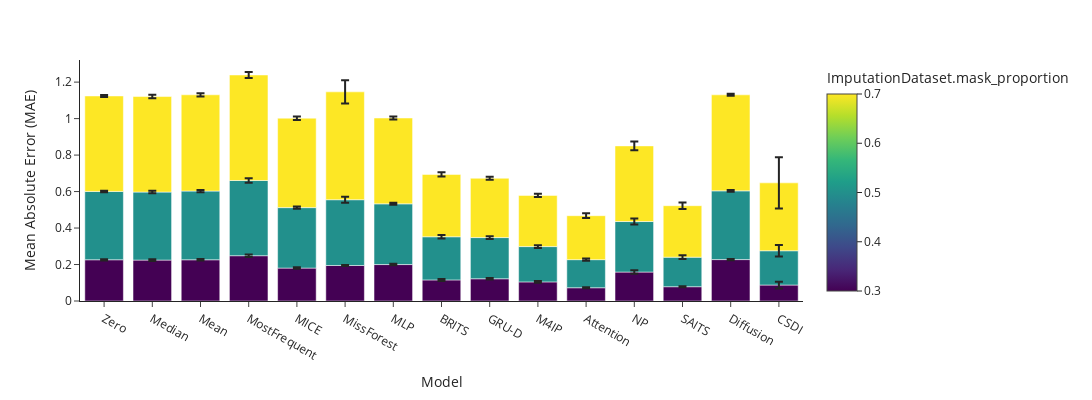

Notebook code cell kept with this figure:
### Code cell
figure.show()

### Figure 1 — Plotly figure (JSON) as saved in the notebook; plotly's stock layout.template omitted (floating-point values rounded to 4 significant figures)
{"data": [{"alignmentgroup": "True", "error_y": {"array": [0.003431, 0.004234, 0.005274, 0.005004, 0.006847, 0.009636, 0.003811, 0.005892, 0.009078, 0.006793, 0.01261, 0.01601, 0.004055, 0.006216, 0.009615, 0.003139, 0.01655, 0.0632, 0.003813, 0.005554, 0.007742, 0.005641, 0.009234, 0.01176, 0.004114, 0.007163, 0.008315, 0.004163, 0.007152, 0.008452, 0.002677, 0.006206, 0.01325, 0.009329, 0.01638, 0.02453, 0.003112, 0.01033, 0.01813, 0.003418, 0.004607, 0.005493, 0.01843, 0.03208, 0.1403]}, "hovertemplate": "Model=%{x}<br>Mean Absolute Error (MAE)=%{y}<br>ImputationDataset.mask_proportion=%{marker.color}<extra></extra>", "legendgroup": "", "marker": {"color": [0.3, 0.5, 0.7, 0.3, 0.5, 0.7, 0.3, 0.5, 0.7, 0.3, 0.5, 0.7, 0.3, 0.5, 0.7, 0.3, 0.5, 0.7, 0.3, 0.5, 0.7, 0.3, 0.5, 0.7, 0.3, 0.5, 0.7, 0.3, 0.5, 0.7, 0.3, 0.5, 0.7, 0.3, 0.5, 0.7, 0.3, 0.5, 0.7, 0.3, 0.5, 0.7, 0.3, 0.5, 0.7], "coloraxis": "coloraxis", "pattern": {"shape": ""}}, "name": "", "offsetgroup": "", "orientation": "v", "showlegend": false, "textposition": "auto", "x": ["Zero", "Zero", "Zero", "Median", "Median", "Median", "Mean", "Mean", "Mean", "MostFrequent", "MostFrequent", "MostFrequent", "MICE", "MICE", "MICE", "MissForest", "MissForest", "MissForest", "MLP", "MLP", "MLP", "BRITS", "BRITS", "BRITS", "GRU-D", "GRU-D", "GRU-D", "M4IP", "M4IP", "M4IP", "Attention", "Attention", "Attention", "NP", "NP", "NP", "SAITS", "SAITS", "SAITS", "Diffusion", "Diffusion", "Diffusion", "CSDI", "CSDI", "CSDI"], "xaxis": "x", "y": [0.2261, 0.3747, 0.5234, 0.2243, 0.3729, 0.5238, 0.226, 0.3767, 0.5278, 0.2484, 0.4122, 0.5786, 0.1804, 0.3315, 0.4903, 0.1946, 0.3607, 0.5914, 0.1998, 0.3328, 0.4706, 0.1156, 0.2366, 0.3418, 0.122, 0.2258, 0.3252, 0.1048, 0.1935, 0.2806, 0.07269, 0.154, 0.241, 0.1587, 0.277, 0.4147, 0.07842, 0.1618, 0.2823, 0.2271, 0.3768, 0.5264, 0.08752, 0.1879, 0.3722], "yaxis": "y", "type": "bar"}], "layout": {"xaxis": {"anchor": "y", "domain": [0.0, 1.0], "title": {"text": "Model"}}, "yaxis": {"anchor": "x", "domain": [0.0, 1.0], "title": {"text": "Mean Absolute Error (MAE)"}}, "coloraxis": {"colorbar": {"title": {"text": "ImputationDataset.mask_proportion"}}, "colorscale": [[0.0, "#440154"], [0.1111, "#482878"], [0.2222, "#3e4989"], [0.3333, "#31688e"], [0.4444, "#26828e"], [0.5556, "#1f9e89"], [0.6667, "#35b779"], [0.7778, "#6ece58"], [0.8889, "#b5de2b"], [1.0, "#fde725"]]}, "legend": {"tracegroupgap": 0}, "margin": {"t": 60}, "barmode": "group", "height": 400, "width": 1200}}
